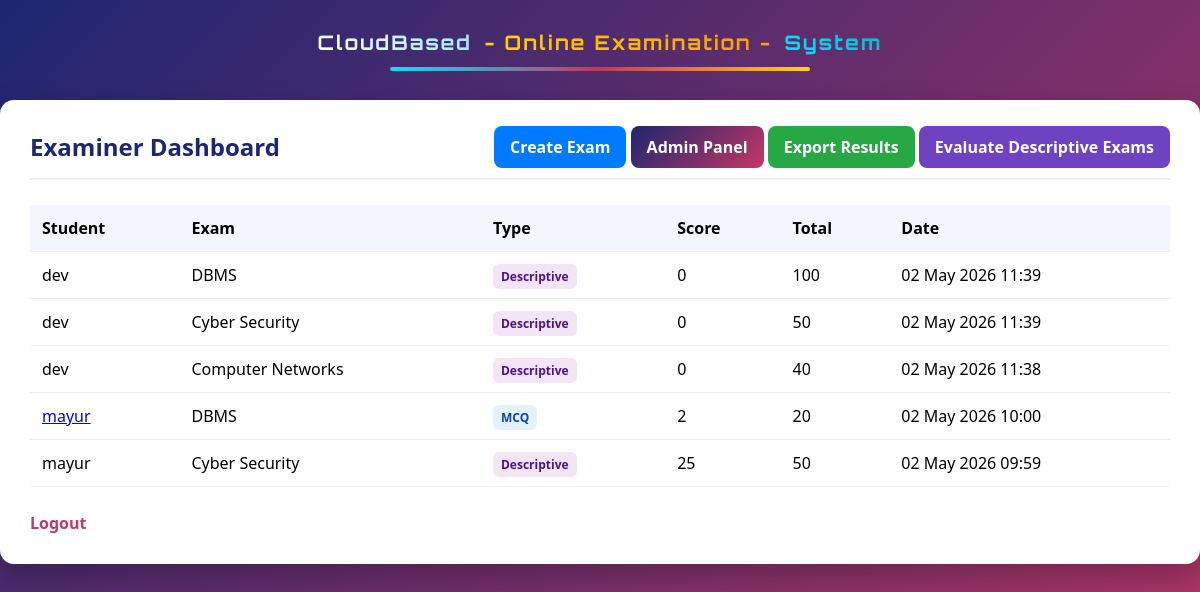
The page /examiner/ (signed in) on the database its author committed.
### exam/models.py (models this page shows, shortened)
class Result(models.Model):
    user = models.ForeignKey(User, on_delete=models.CASCADE)
    exam = models.ForeignKey(Exam, on_delete=models.CASCADE)
    total_questions = models.IntegerField(default=0)
    score = models.IntegerField(default=0)
    started_at = models.DateTimeField(null=True, blank=True)
    submitted_at = models.DateTimeField(auto_now_add=True)
    duration_taken = models.IntegerField(help_text="Duration in seconds", default=0)

class Exam(models.Model):
    MCQ = 'MCQ'
    DESCRIPTIVE = 'DESCRIPTIVE'
    EXAM_TYPES = [
        (MCQ, 'MCQ'),
        (DESCRIPTIVE, 'Descriptive'),
    ]
    domain = models.ForeignKey(Domain, on_delete=models.CASCADE)
    total_questions = models.IntegerField()
    duration = models.IntegerField(help_text="Duration in minutes")
    exam_type = models.CharField(
        max_length=20,
        choices=EXAM_TYPES,
        default=MCQ
    )

class Domain(models.Model):
    name = models.CharField(max_length=100, unique=True)

### exam/views.py (the view)
# urls.py: path('examiner/', examiner_dashboard, name='examiner_dashboard'),
@login_required
def examiner_dashboard(request):
    if not request.user.is_superuser:
        if not hasattr(request.user, 'profile') or request.user.profile.role != 'examiner':
            return redirect('student_dashboard')
    profile = getattr(request.user, 'profile', None)
    results = Result.objects.select_related('user', 'exam', 'exam__domain')
    if profile and profile.subject:
        results = results.filter(
            exam__domain__name__iexact=profile.subject.replace("_", " ")
        )
    results = results.order_by('-submitted_at')
    for r in results:
        if r.exam.exam_type == 'DESCRIPTIVE':
            r.correct_total = r.exam.total_questions * 10
        else:
            r.correct_total = r.exam.total_questions
    return render(request, 'exam/examiner_dashboard.html', {
        'results': results
    })

### exam/templates/exam/examiner_dashboard.html (shortened to what this page needs)
<!DOCTYPE html>
<html lang="en">
<head>
</head>
<body>
    <div class="title-banner">
        <span class="title-exam">
        </span>
        <span class="title-smart">
        </span>
        <span class="title-cloud">
        </span>
        <div class="title-underline"></div>
    </div>
    <div class="container">
        <div class="header">
            <h2>Examiner Dashboard</h2>
            <div>
                <a href="{% url 'create_exam' %}" class="btn create-exam-btn">Create Exam</a>
                <a href="/admin/" class="btn admin-btn" target="_blank">Admin Panel</a>
                <a href="{% url 'export_results_csv' %}" class="btn export-btn">Export Results</a>
                <a href="{% url 'examiner_descriptive_submissions' %}"class="btn descriptive-btn">Evaluate Descriptive Exams</a>
            </div>
        </div>
        <table>
            <tr>
                <th>Student</th>
                <th>Exam</th>
                <th>Type</th>
                <th>Score</th>
                <th>Total</th>
                <th>Date</th>
            </tr>
            {% for r in results %}
            <tr>
                <td>
                    {% if r.exam.exam_type == 'MCQ' %}
                        <a href="{% url 'examiner_view_answers' r.id %}">
                            {{ r.user.username }}
                        </a>
                    {% else %}
                        {{ r.user.username }}
                    {% endif %}
                </td>
                <td>{{ r.exam.domain.name }}</td>
                <td>
                    {% if r.exam.exam_type == 'MCQ' %}
                        <span class="tag mcq">MCQ</span>
                    {% else %}
                        <span class="tag desc">Descriptive</span>
                    {% endif %}
                </td>
                <td>{{ r.score }}</td>
                <td>
                    {% if r.exam.exam_type == "DESCRIPTIVE" %}
                        {{ r.exam.total_questions|add:r.exam.total_questions|add:r.exam.total_questions|add:r.exam.total_questions|add:r.exam.total_questions|add:r.exam.total_questions|add:r.exam.total_questions|add:r.exam.total_questions|add:r.exam.total_questions|add:r.exam.total_questions }}
                    {% else %}
                        {{ r.exam.total_questions }}
                    {% endif %}
                </td>
                <td>{{ r.submitted_at|date:"d M Y H:i" }}</td>
            </tr>
            {% empty %}
            <tr>
                <td colspan="6">No exam results yet.</td>
            </tr>
            {% endfor %}
        </table>
        <a href="{% url 'login' %}" class="logout">Logout</a>
    </div>
</body>
</html>

### exam/templates/exam/examiner_dashboard.html (style rules this page uses)
body { margin: 0; font-family: "Segoe UI", Tahoma, sans-serif; background: linear-gradient(135deg, #1d2671, #c33764); min-height: 100vh; }
.container { max-width: 1200px; margin: 100px auto; background: #ffffff; padding: 30px; border-radius: 14px; box-shadow: 0 12px 30px rgba(0,0,0,0.25); }
.header { display: flex; flex-wrap: wrap; gap: 10px; justify-content: space-between; align-items: center; border-bottom: 2px solid #eee; padding-bottom: 15px; }
h2 { margin: 0; color: #1d2671; }
.btn { padding: 10px 16px; color: #fff; text-decoration: none; border-radius: 8px; font-weight: bold; }
.create-exam-btn { background: #007bff; }
.admin-btn { background: linear-gradient(135deg, #1d2671, #c33764); }
.export-btn { background: #28a745; }
.descriptive-btn { background: #6f42c1; }
table { width: 100%; border-collapse: collapse; margin-top: 25px; }
th, td { padding: 12px; border-bottom: 1px solid #eee; text-align: left; }
th { background: #f4f6ff; }
.logout { margin-top: 25px; display: inline-block; color: #c33764; font-weight: bold; text-decoration: none; }
.tag { padding: 4px 8px; border-radius: 6px; font-size: 12px; font-weight: bold; }
.mcq { background: #e3f2fd; color: #0d47a1; }
.desc { background: #f3e5f5; color: #4a148c; }
.title-banner { position:absolute; top:30px; width:100%; text-align:center; font-family:'Orbitron', sans-serif; }
.title-banner span { display:inline-block; font-size:20px; font-weight:700; letter-spacing:2px; opacity:0; }
.title-exam { background: linear-gradient(45deg,#ffffff,#9be7ff); -webkit-background-clip:text; background-clip:text; color:transparent; animation: slideLeft 1.2s ease forwards; }
.title-smart { background: linear-gradient(45deg,#ffd700,#ff9800); -webkit-background-clip:text; background-clip:text; color:transparent; margin:0 8px; animation: slideTop 1.2s ease forwards; }
.title-cloud { background: linear-gradient(45deg,#00e5ff,#00bcd4); -webkit-background-clip:text; background-clip:text; color:transparent; animation: slideRight 1.2s ease forwards; }
.title-underline { width:0; height:4px; margin:12px auto; background:linear-gradient(90deg,#00e5ff,#c33764,#ffd700); border-radius:10px; animation: underlineGrow 1.6s ease forwards; }

### rows shown on the page
Result: user.username "dev", exam.domain.name "DBMS", shows "Descriptive", score "0", exam.total_questions|add "100", submitted_at "02 May 2026 11:39"
Result: user.username "dev", exam.domain.name "Cyber Security", shows "Descriptive", score "0", exam.total_questions|add "50", submitted_at "02 May 2026 11:39"
Result: user.username "dev", exam.domain.name "Computer Networks", shows "Descriptive", score "0", exam.total_questions|add "40", submitted_at "02 May 2026 11:38"
Result: user.username "mayur", exam.domain.name "DBMS", shows "MCQ", score "2", exam.total_questions "20", submitted_at "02 May 2026 10:00"
Result: user.username "mayur", exam.domain.name "Cyber Security", shows "Descriptive", score "25", exam.total_questions|add "50", submitted_at "02 May 2026 09:59"
